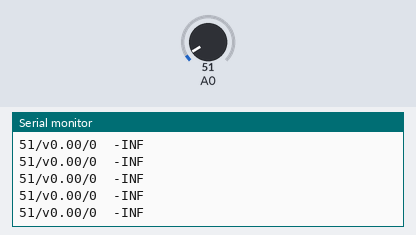
Bench run of a sketch on a simulated Arduino Uno, built with avr-gcc and run on an emulated ATmega328P. Shown: the last lines printed to the serial monitor. The test bench sets the inputs (shaded band); at power-on: A0 = 51.

Above: at 1.2 s.
1.3 s: A0 set to 61
At 1.34 s:
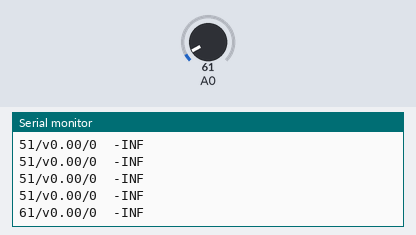
2.8 s: A0 set to 71
At 2.88 s:
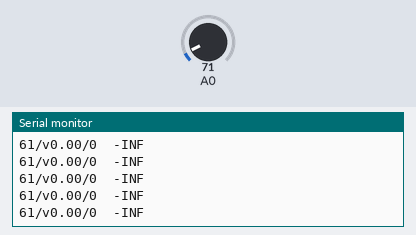
Timing chart, 0 to 5.8 s (numbered marks = the images above; inputs shaded):
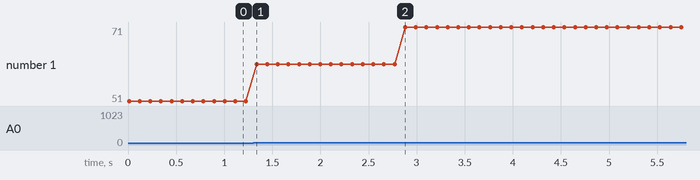

The sketch:

ruido.ino
```cpp
/****************************************
Example Sound Level Sketch for the
Adafruit Microphone Amplifier
****************************************/

const int sampleWindow = 10; // Sample window width in mS (50 mS = 20Hz)
int sample;
int lm35;

void setup()
{
   Serial.begin(115200);
}

void loop()
{
   long startMillis= millis();  // Start of sample window
   int peakToPeak = 0;   // peak-to-peak level

   int signalMax = 0;
   int signalMin = 1024;

   //sample = 0;

   // collect data for 50 mS
   while (millis() - startMillis < sampleWindow)
   {
      sample = analogRead(A0);
      //if (sample < 1024 && sample >= 0)  // toss out spurious readings
      //{
         if (sample > signalMax)
         {
            signalMax = sample;  // save just the max levels
         }
         else if (sample < signalMin)
         {
            signalMin = sample;  // save just the min levels
         }
      //}
   }
   peakToPeak = signalMax - signalMin;  // max - min = peak-peak amplitude
   double volts = (peakToPeak * 5.0) / 4096;  // convert to volts
   double db = 20*log10(peakToPeak);
   Serial.println(String(sample) +"/v" + String(volts) + "/" + String(peakToPeak)+ "\t" +String(db));
   delay(100);
//   lm35 = analogRead(A0);
//   lm35 = 1000.0*lm35/1024.0;
//   lm35 = lm35/0.3125;
//
//   Serial.println(lm35);
}
```

Measured:
- after the input at 1.3 s, the serial monitor: prints a new line at once (image 1)
- plotted number 1: 51 → 61 after the input at 1.3 s, 61 → 71 after the input at 2.8 s
